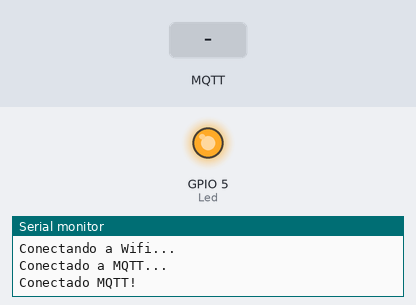
Recording of a sketch running on a simulated ESP8266 (NodeMCU). Shown: output pins drawn as LEDs (lit = HIGH), the last lines printed to the serial monitor. The inputs (shaded band) are chosen by the test bench. WiFi joins after 1.5 s; servers stay silent unless stated; no MQTT or app messages arrive unless stated.

Above: at 2.8 s.
2.9 s: MQTT message "Encender" arrives on the first subscribed topic
At 3.6 s:
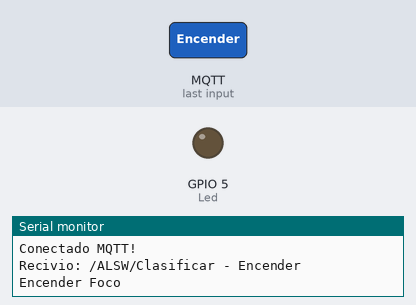
4.4 s: MQTT message "Apagar" arrives on the first subscribed topic
At 4.7 s:
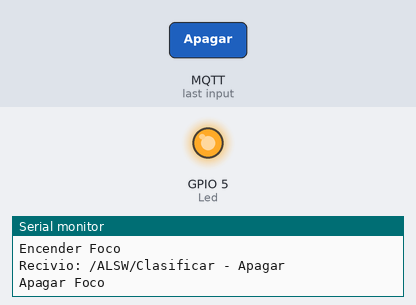
Timing chart, 0 to 7.4 s (numbered marks = the images above; inputs shaded):
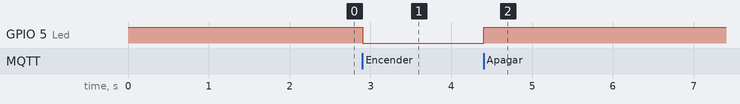

The sketch:

Full-IOT-Neurona.ino
```cpp
// Creado ChepeCarlos de ALSW
// Tutorial Completo en https://nocheprogramacion.com
// Canal Youtube https://youtube.com/alswnet?sub_confirmation=1

#ifdef ARDUINO_ARCH_ESP32
#include <WiFi.h>
#include <WiFiMulti.h>
WiFiMulti wifiMulti;
#else
#include <ESP8266WiFi.h>
#include <ESP8266WiFiMulti.h>
ESP8266WiFiMulti wifiMulti;
#endif

#include <MQTT.h>

const char ssid1[] = "ALSW";
const char pass1[] = "25264897";
const char ssid2[] = "ALSW2";
const char pass2[] = "7210-3607";
const char ssid3[] = "ssid";
const char pass3[] = "pass";

WiFiClient net;
MQTTClient client;

unsigned long lastMillis = 0;
int Led = 5;

void Conectar() {
  Serial.print("Conectando a Wifi...");
  while (wifiMulti.run() != WL_CONNECTED) {
    Serial.print(".");
    delay(1000);
  }
  Serial.print("\nConectado a MQTT...");

  while (!client.connect("FullIOTNeurona", "chepecarlos4", "secretoamor")) {
    Serial.print(".");
    delay(1000);
  }

  Serial.println("\nConectado MQTT!");

  client.subscribe("/ALSW/Clasificar");
}

void RecibirMQTT(String &topic, String &payload) {
  Serial.println("Recivio: " + topic + " - " + payload);
  if (payload == "Encender") {
    Serial.println("Encender Foco");
    digitalWrite(Led, 0);
  } else if (payload == "Apagar") {
    Serial.println("Apagar Foco");
    digitalWrite(Led, 1);
  }
}

void setup() {
  Serial.begin(115200);
  pinMode(Led, OUTPUT);
  digitalWrite(Led, 1);
  Serial.println("Iniciando Wifi");
  WiFi.mode(WIFI_STA);//Cambiar modo del Wi-Fi
  delay(100);
  wifiMulti.addAP(ssid1, pass1);
  wifiMulti.addAP(ssid2, pass2);
  wifiMulti.addAP(ssid3, pass3);

  client.begin("broker.shiftr.io", net);
  client.onMessage(RecibirMQTT);

  Conectar();
}

void loop() {
  client.loop();
  delay(10);

  if (!client.connected()) {
    Conectar();
  }
}
```

Measured:
- after the input at 2.9 s, GPIO 5 (Led): HIGH → LOW at once
- after the input at 4.4 s, GPIO 5 (Led): LOW → HIGH at once
